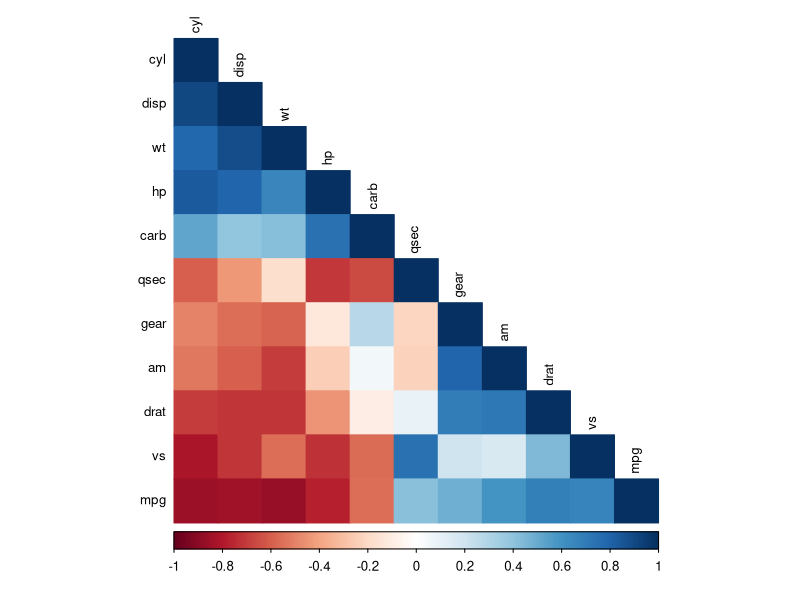

Recreate this plot in R.
## ---- chunk 1
data(mtcars)
summary(mtcars)
## ---- chunk 2
library(corrplot)
cormax<-cor(mtcars)
## ---- chunk 3
corrplot(cormax, order = "FPC", method = "color", type = "lower", 
     tl.cex = 0.8, tl.col = rgb(0, 0, 0))
## ---- chunk 4
mdl<-lm(mpg~cyl+disp+hp+drat+wt+qsec+vs+am+gear+carb,mtcars)
mdl<-step(mdl, direction = "both")
## ---- chunk 5
summary(mdl)
